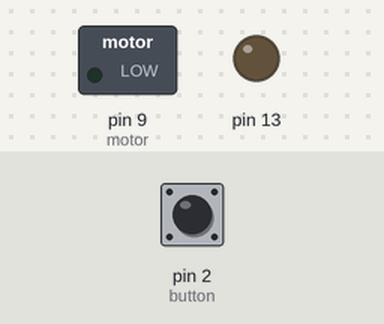
The sketch below on a simulated Arduino Uno, built with avr-gcc and run on an emulated ATmega328P. Parts: switched loads named in the sketch (green lamp = pin HIGH), output pins drawn as LEDs (lit = HIGH). The inputs (shaded band) are chosen by the test bench; at power-on: pin 2 (button) LOW.

Above: at 1.2 s.
1.3 s: pin 2 (button) pulled HIGH for 0.15 s
At 1.37 s:
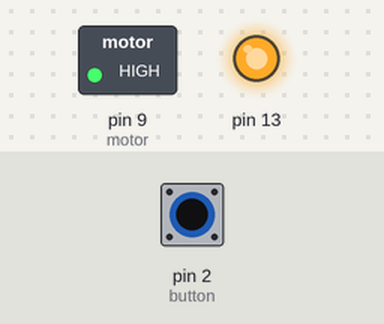
2.9 s: pin 2 (button) pulled HIGH for 3.2 s
At 6.9 s:
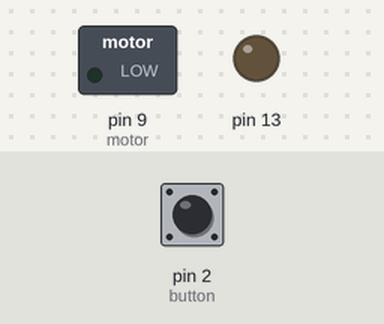
Timing chart, 0 to 8.4 s (numbered marks = the images above; inputs shaded):
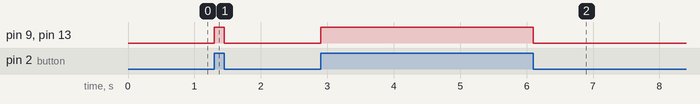

The sketch:

proj09_MotorisedPinwheel.ino
```cpp
const int button = 2;
const int motor = 9;
int buttonPressed = 0;

void setup() {
  pinMode(button, INPUT);
  pinMode(motor, OUTPUT);
  pinMode(13, OUTPUT);
}

void loop() {
  buttonPressed = digitalRead(button);

  if (buttonPressed == HIGH) {
    digitalWrite(motor, HIGH);
    digitalWrite(13, HIGH);
  } else {
    digitalWrite(motor, LOW);
    digitalWrite(13, LOW);
  }
}
```

Measured:
- after the input at 1.3 s, pin 9 (motor), pin 13: LOW → HIGH at once, → LOW 0.15 s later
- after the input at 2.9 s, pin 9 (motor), pin 13: LOW → HIGH at once, → LOW 3.2 s later
